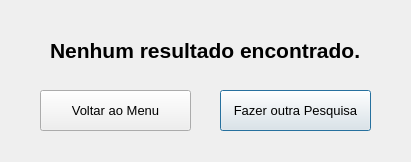
<?xml version="1.0" encoding="UTF-8"?>
<ui version="4.0">
 <class>Dialog</class>
 <widget class="QDialog" name="Dialog">
  <property name="geometry">
   <rect>
    <x>0</x>
    <y>0</y>
    <width>411</width>
    <height>162</height>
   </rect>
  </property>
  <property name="windowTitle">
   <string>Dialog</string>
  </property>
  <widget class="QLabel" name="label">
   <property name="geometry">
    <rect>
     <x>50</x>
     <y>30</y>
     <width>311</width>
     <height>41</height>
    </rect>
   </property>
   <property name="font">
    <font>
     <family>Arial</family>
     <pointsize>16</pointsize>
     <weight>75</weight>
     <bold>true</bold>
    </font>
   </property>
   <property name="text">
    <string>Nenhum resultado encontrado.</string>
   </property>
  </widget>
  <widget class="QPushButton" name="pesquisarButton">
   <property name="geometry">
    <rect>
     <x>220</x>
     <y>90</y>
     <width>151</width>
     <height>41</height>
    </rect>
   </property>
   <property name="font">
    <font>
     <family>Arial</family>
     <pointsize>10</pointsize>
    </font>
   </property>
   <property name="text">
    <string>Fazer outra Pesquisa</string>
   </property>
  </widget>
  <widget class="QPushButton" name="menuButton">
   <property name="geometry">
    <rect>
     <x>40</x>
     <y>90</y>
     <width>151</width>
     <height>41</height>
    </rect>
   </property>
   <property name="font">
    <font>
     <family>Arial</family>
     <pointsize>10</pointsize>
    </font>
   </property>
   <property name="text">
    <string>Voltar ao Menu</string>
   </property>
  </widget>
 </widget>
 <resources/>
 <connections/>
</ui>
